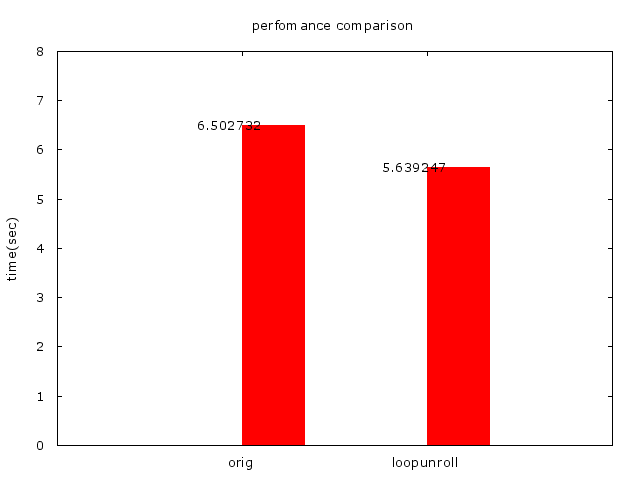

Write gnuplot code to recreate this figure.
reset
set ylabel 'time(sec)'
set style fill solid
set title 'perfomance comparison'
set term png enhanced font 'Verdana,10'
set output 'runtime.png'

plot [:][0:8]'runtime.txt' using 2:xtic(1) with histogram title '', \
'' using ($0-0.06):($2+0.001):2 with labels title ' ',\

